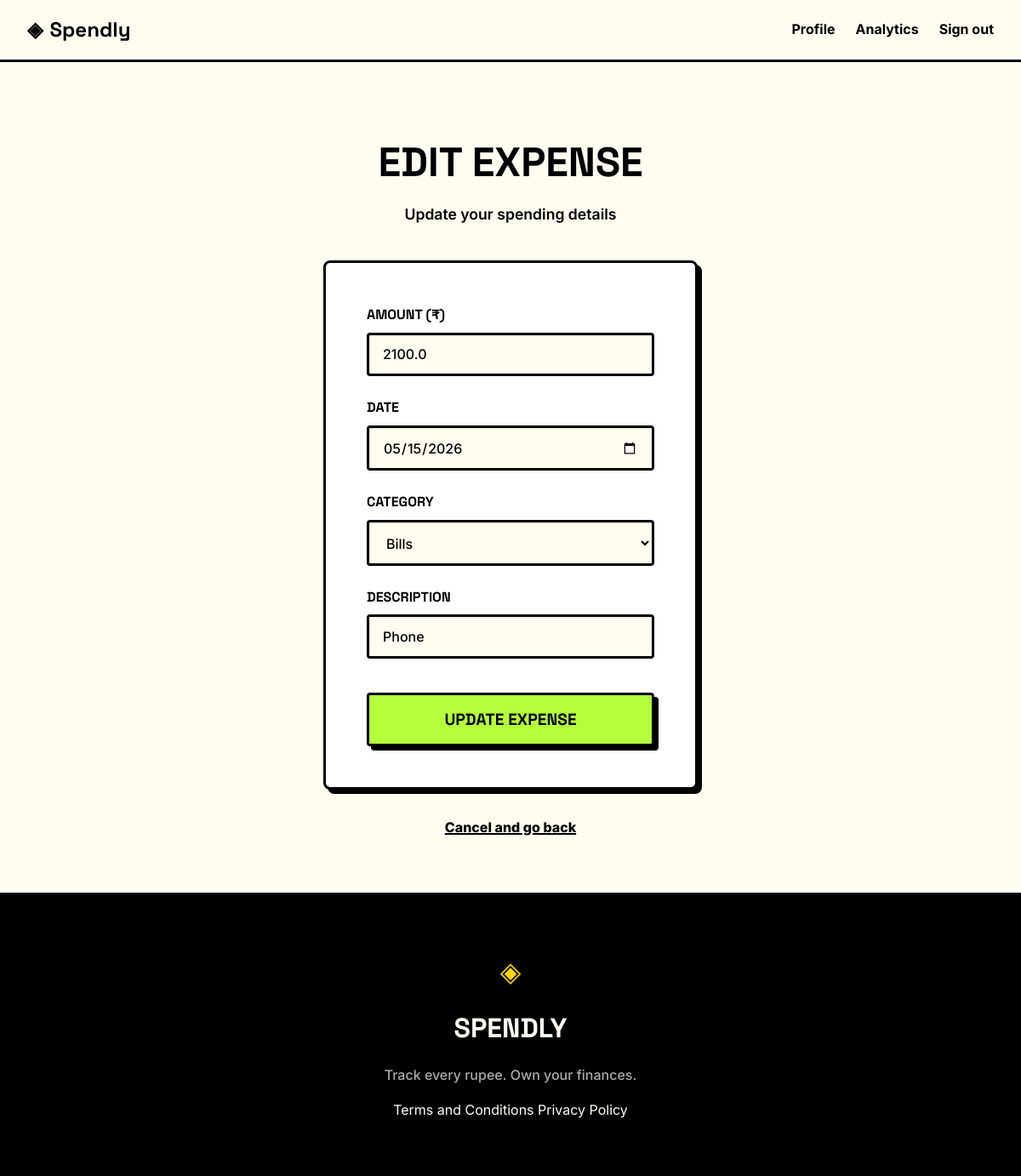
Page /expenses/18/edit (signed in) on the earlier database version.
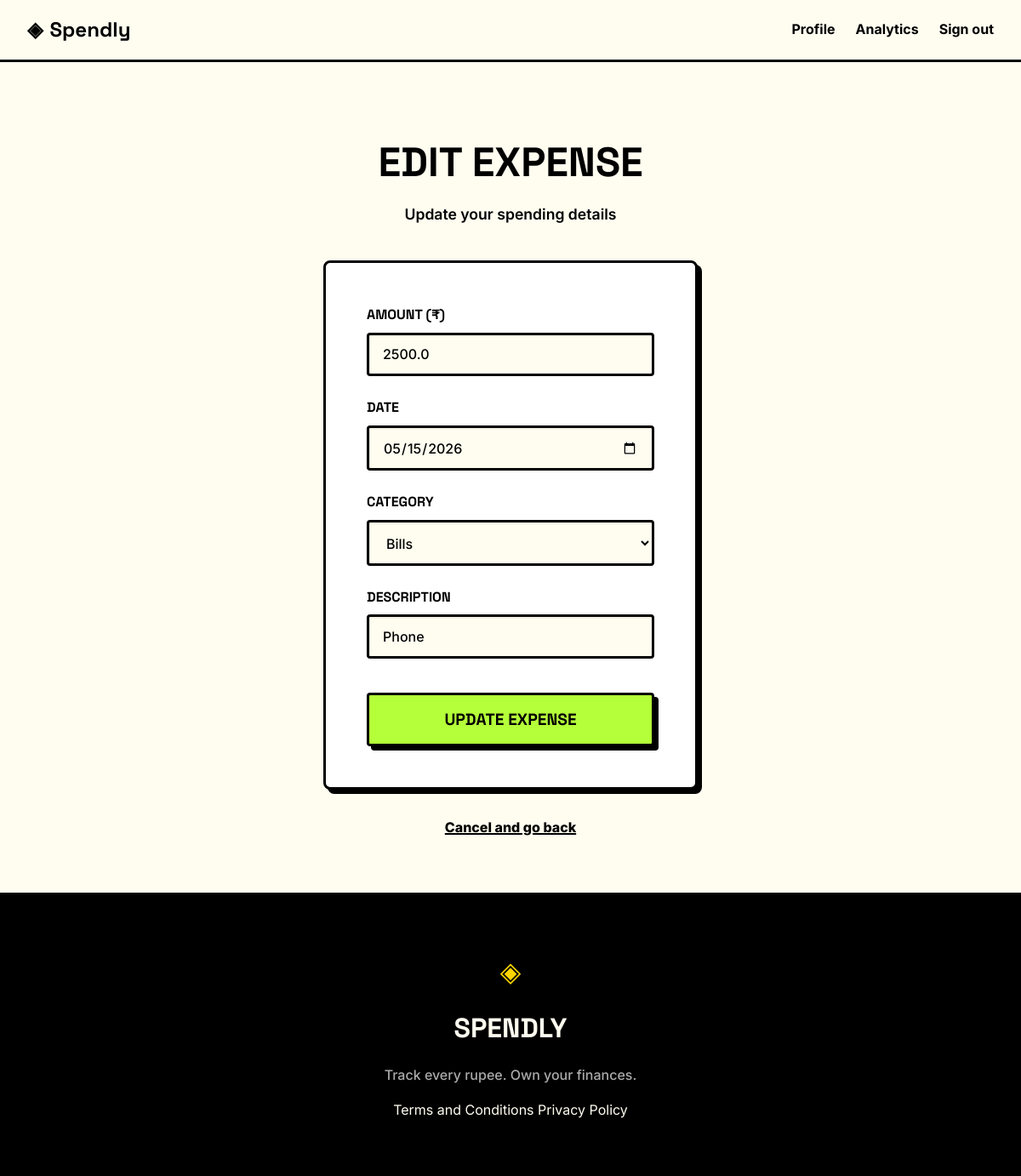
Same page on the later database version.
### tables this page shows
CREATE TABLE expenses (
            id INTEGER PRIMARY KEY AUTOINCREMENT,
            user_id INTEGER NOT NULL,
            amount REAL NOT NULL,
            category TEXT NOT NULL,
            date TEXT NOT NULL,
            description TEXT,
            created_at TEXT DEFAULT CURRENT_TIMESTAMP,
            FOREIGN KEY (user_id) REFERENCES users (id)
        );

### app.py (the view, shortened to what this page needs)
@app.route("/expenses/<int:id>/edit", methods=["GET", "POST"])
def edit_expense(id):
    if not g.user:
        return redirect(url_for("login"))
    expense = get_expense_by_id(id)
    if not expense:
        abort(404)
    if expense["user_id"] != g.user["id"]:
        abort(403)
    allowed_categories = [
        "Food",
        "Transport",
        "Bills",
        "Health",
        "Entertainment",
        "Shopping",
        "Other",
    ]
    return render_template("edit_expense.html", expense=expense)

### app.py (called while the page is built)
@app.before_request
def load_logged_in_user():
    user_id = session.get("user_id")
    if user_id is None:
        g.user = None
    else:
        g.user = get_user_by_id(user_id)

### database/db.py (called while the page is built)
def get_db():
    db_path = current_app.config.get("DATABASE", DATABASE) if current_app else DATABASE
    conn = sqlite3.connect(db_path)
    conn.row_factory = sqlite3.Row
    conn.execute("PRAGMA foreign_keys = ON;")
    return conn

def get_user_by_id(user_id):
    conn = get_db()
    cursor = conn.cursor()
    cursor.execute("SELECT * FROM users WHERE id = ?", (user_id,))
    user = cursor.fetchone()
    conn.close()
    return user

def get_expense_by_id(expense_id):
    conn = get_db()
    cursor = conn.cursor()
    cursor.execute("SELECT * FROM expenses WHERE id = ?", (expense_id,))
    expense = cursor.fetchone()
    conn.close()
    return expense

### templates/edit_expense.html (shortened to what this page needs)
{% extends "base.html" %}
{% block content %}
<section class="auth-section">
    <div class="auth-container">
        <header class="auth-header">
            <h1 class="auth-title">Edit Expense</h1>
            <p class="auth-subtitle">Update your spending details</p>
        </header>
        <div class="auth-card">
            <form action="{{ url_for('edit_expense', id=expense.id) }}" method="POST">
                <div class="form-group">
                    <label for="amount">Amount (₹)</label>
                    <input type="number" step="0.01" name="amount" id="amount" class="form-input" placeholder="0.00" value="{{ amount or expense.amount }}" required autofocus>
                </div>
                <div class="form-group">
                    <label for="date">Date</label>
                    <input type="date" name="date" id="date" class="form-input" value="{{ date or expense.date }}" required>
                </div>
                <div class="form-group">
                    <label for="category">Category</label>
                    <select name="category" id="category" class="form-input" required>
                        {% set current_cat = category or expense.category %}
                        {% for cat in ["Food", "Transport", "Bills", "Health", "Entertainment", "Shopping", "Other"] %}
                        <option value="{{ cat }}" {{ 'selected' if current_cat == cat }}>{{ cat }}</option>
                        {% endfor %}
                    </select>
                </div>
                <div class="form-group">
                    <label for="description">Description</label>
                    <input type="text" name="description" id="description" class="form-input" placeholder="What was this for?" value="{{ description or expense.description }}" required>
                </div>
                <button type="submit" class="btn-submit">Update Expense</button>
            </form>
        </div>
        <div class="auth-switch">
            <a href="{{ url_for('profile') }}">Cancel and go back</a>
        </div>
    </div>
</section>
{% endblock %}

Differences in the rows shown:
changed expenses "Phone": amount "2100.0" → "2500.0"
